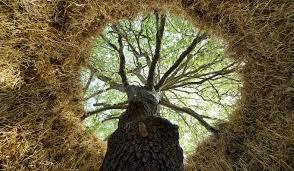
#> input picture images.jpg, 294 x 171 px
$ python main.py
#> lines starting #> are read from the running program, lines starting #| are printed output that depends on the picture
from PIL import Image
from PIL import ImageFilter
from PIL import ImageEnhance

with Image.open('images.jpg') as pic_original:
#> pic_original is the input picture: PIL image 294x171 RGB; mean R, G, B 107.4, 97.2, 65.2
    print('Розмір:', pic_original.size)
#| Розмір: (294, 171)
    print("Формат", pic_original.format)
#| Формат JPEG
    print("Тип", pic_original.mode)
#| Тип RGB
    pic_original.show()
#показати звичайну
    pic_gray = pic_original.convert("L")
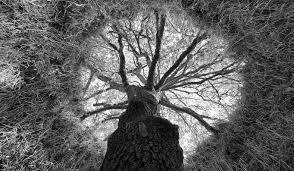
#> pic_gray: PIL image 294x171 L; min 0, max 255, mean 96.6
    pic_gray.save('bw.jpg')
    print('Розмір:', pic_gray.size)
#| Розмір: (294, 171)
    print("Формат", pic_gray.format)
#| Формат None
    print("Тип", pic_gray.mode)
#| Тип L
    pic_gray.show()
#показати чорно білу
    pic_blured = pic_original.filter(ImageFilter.BLUR)
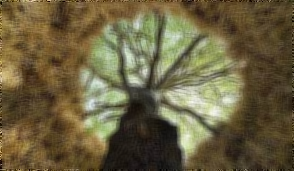
#> pic_blured: PIL image 294x171 RGB; mean R, G, B 107.5, 97.2, 65.2
    pic_blured.save('blured.jpg')
    pic_blured.show()
#блюр
    pic_up = pic_original.transpose(Image.ROTATE_180)
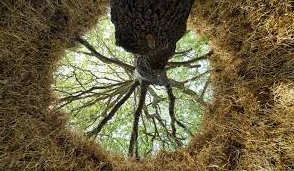
#> pic_up: PIL image 294x171 RGB; mean R, G, B 107.4, 97.2, 65.2
    pic_up.save("up.jpg")
    pic_up.show()

    pic_mirrow = pic_original.transpose(Image.FLIP_LEFT_RIGHT)
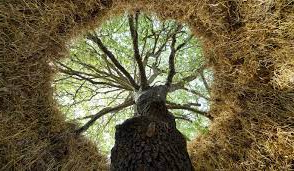
#> pic_mirrow: PIL image 294x171 RGB; mean R, G, B 107.4, 97.2, 65.2
    pic_mirrow.save("mirrow.jpg")
    pic_mirrow.show()
#зеркало
    pic_contrast = ImageEnhance.Contrast(pic_original)
    pic_contrast = pic_contrast.enhance(1.5)
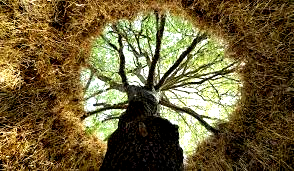
#> pic_contrast: PIL image 294x171 RGB; mean R, G, B 111.3, 96.4, 55.9
    pic_contrast.save('contr.jpg')
    pic_contrast.show()
#контраст
    img_gray_smooth = pic_original.filter(ImageFilter.SMOOTH)
    img_gray_smooth = img_gray_smooth.filter(ImageFilter.FIND_EDGES)
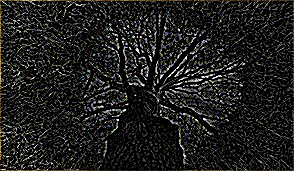
#> img_gray_smooth: PIL image 294x171 RGB; mean R, G, B 30.9, 30.6, 29.4
    img_gray_smooth.save('img_gray_smooth.jpg')
    img_gray_smooth.show()

    rotated_img = pic_original.rotate(30, expand=True)
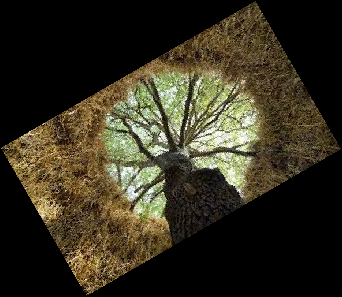
#> rotated_img: PIL image 342x297 RGB; mean R, G, B 53.2, 48.1, 32.2
    rotated_img.save('rotated.jpg')
    rotated_img.show()
